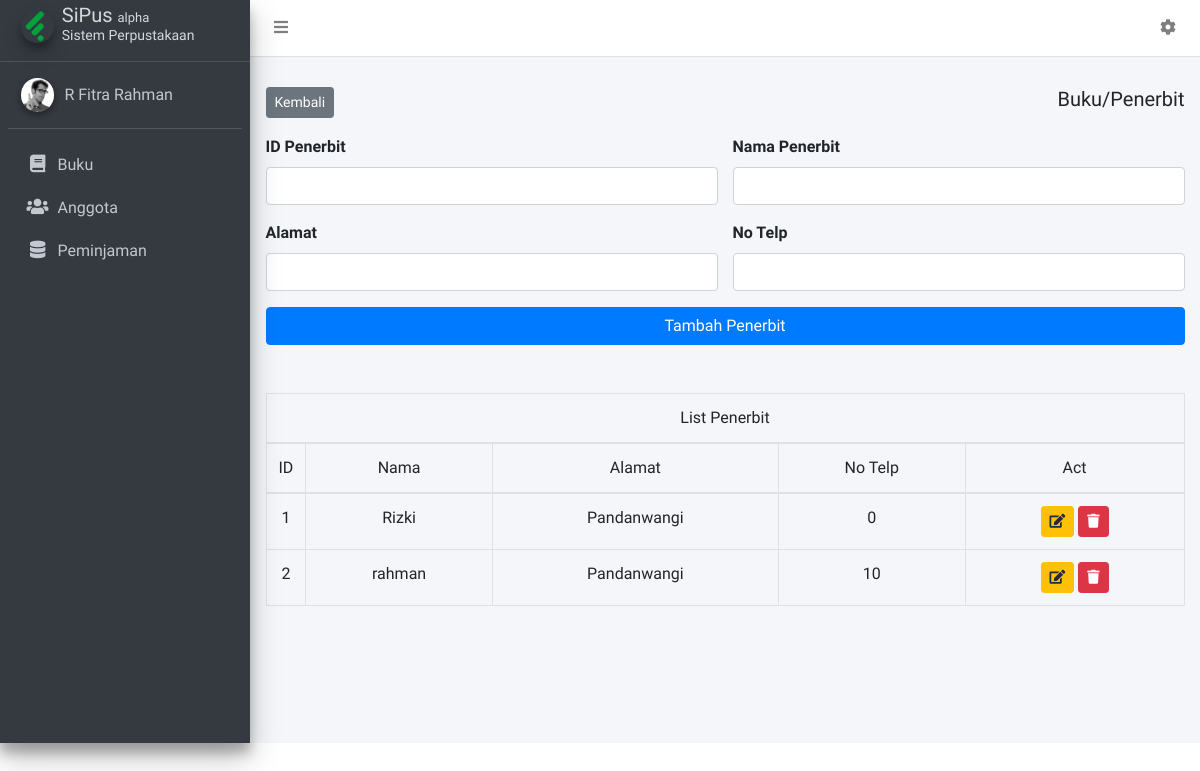
Page /index.php/penerbit on the committed database.
### tables this page shows
CREATE TABLE `penerbit` (
  `id` varchar(20) NOT NULL,
  `nama_penerbit` varchar(20) NOT NULL,
  `alamat` tinytext DEFAULT NULL,
  `no_telp` int(20) DEFAULT NULL
);

### application/controllers/Penerbit.php (called while the page is built, shortened)
<?php
class Penerbit extends CI_Controller {
    public function index()
    {
        $data['penerbits'] = $this->db->get('penerbit')->result();
        $this->load->view('templates/header');
        $this->load->view('pages/penerbit/index',$data);
        $this->load->view('templates/footer');
    }
}

### index.php (called while the page is built, shortened)
<?php
require_once BASEPATH.'core/CodeIgniter.php';

### application/views/pages/penerbit/index.php (the view, shortened to what this page needs)
<div class="mb-3 d-flex">
    <div>
        <a href="<?= base_url('buku') ?>" class="btn btn-sm btn-secondary">Kembali</a>
    </div>
    <h5 class="ml-auto">Buku/Penerbit</h5>
</div>
<form action="<?= base_url('penerbit/store') ?>" method="POST">
    <div class="row">
        <div class="col-sm-12 col-md-6">
            <div class="form-group">
                <label for="id">ID Penerbit</label>
                <input name="id" type="text" class="form-control" id="id">
            </div>
        </div>
        <div class="col-sm-12 col-md-6">
            <div class="form-group">
                <label for="nama_penerbit">Nama Penerbit</label>
                <input name="nama_penerbit" type="text" class="form-control" id="nama_penerbit">
            </div>
        </div>
        <div class="col-sm-12 col-md-6">
            <div class="form-group">
                <label for="alamat">Alamat</label>
                <input name="alamat" type="text" class="form-control" id="alamat">
            </div>
        </div>
        <div class="col-sm-12 col-md-6">
            <div class="form-group">
                <label for="no_telp">No Telp</label>
                <input name="no_telp" type="number" class="form-control" id="no_telp">
            </div>
        </div>
        <div class="col-12">
            <button class="btn btn-primary w-100" type="submit">Tambah Penerbit</button>
        </div>
    </div>
</form>
<table class="table table-bordered text-center mt-5">
    <thead>
        <tr><td colspan="5">List Penerbit</td></tr>
        <tr>
            <td style="width: 20px;">ID</td>
            <td>Nama</td>
            <td>Alamat</td>
            <td>No Telp</td>
            <td>Act</td>
        </tr>
    </thead>
    <tbody>
        <?php foreach($penerbits as $penerbit): ?>
        <tr>
            <td><?= $penerbit->id ?></td>
            <td><?= $penerbit->nama_penerbit ?></td>
            <td><?= $penerbit->alamat ?></td>
            <td><?= $penerbit->no_telp ?></td>
            <td>
                <a href="<?= base_url('penerbit/edit/') . $penerbit->id ?>" class="btn btn-sm btn-warning"><i class="fas fa-edit"></i></a>
                <a href="<?= base_url('penerbit/delete/') . $penerbit->id ?>" class="btn btn-sm btn-danger"><i class="fas fa-trash"></i></a>
            </td>
        </tr>
        <?php endforeach ?>
    </tbody>
</table>

### rows in the picture
penerbit: id "1", nama_penerbit "Rizki", alamat "Pandanwangi", no_telp "0"
penerbit: id "2", nama_penerbit "rahman", alamat "Pandanwangi", no_telp "10"
